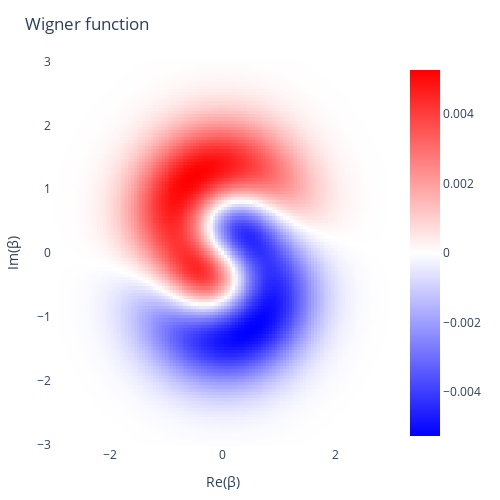

Notebook code for this chart:
### Code cell
plot_wigner(Qobj(ρ0), -3:0.05:3, -3:0.05:3)
